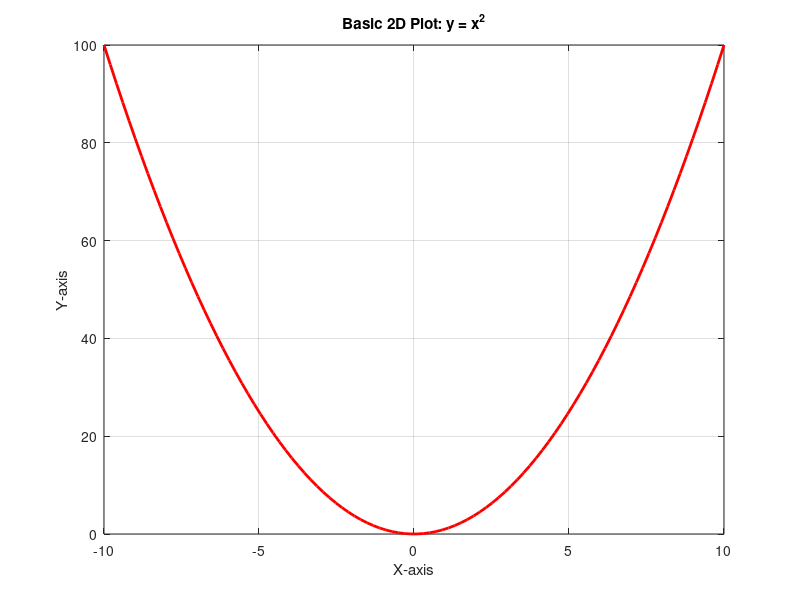
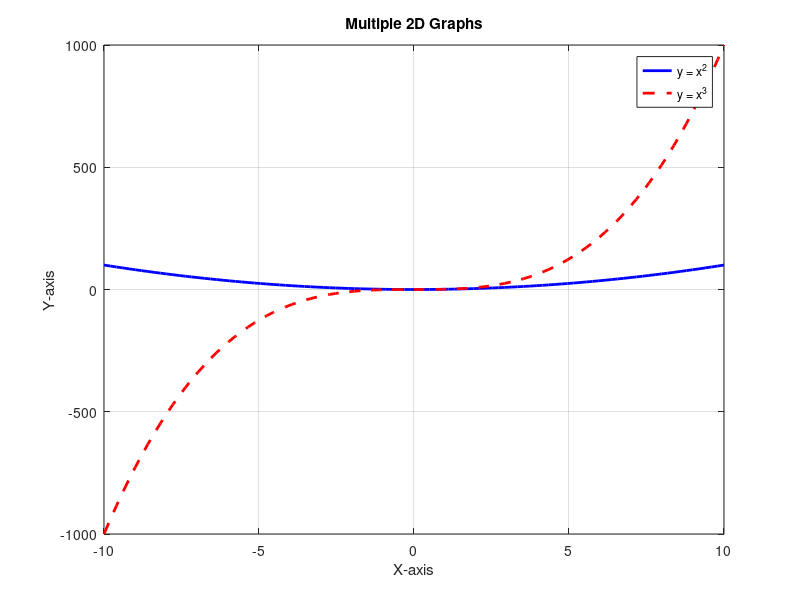
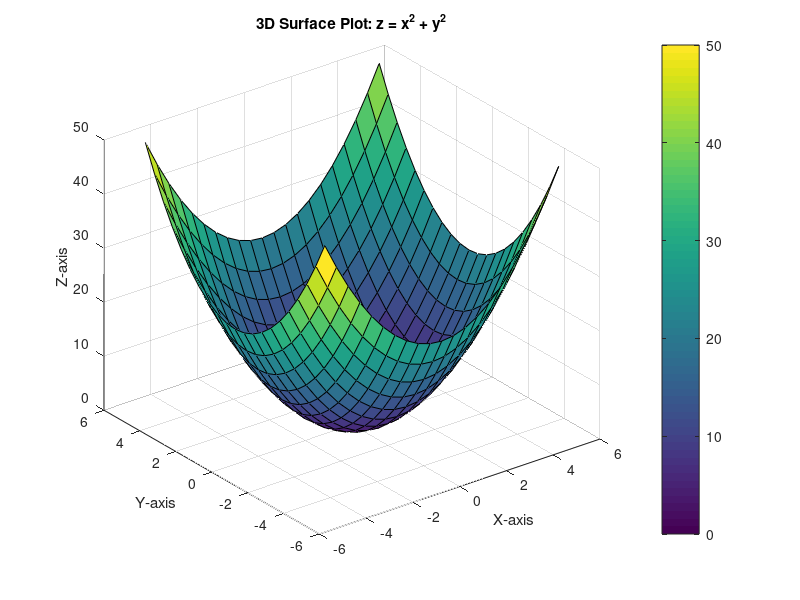
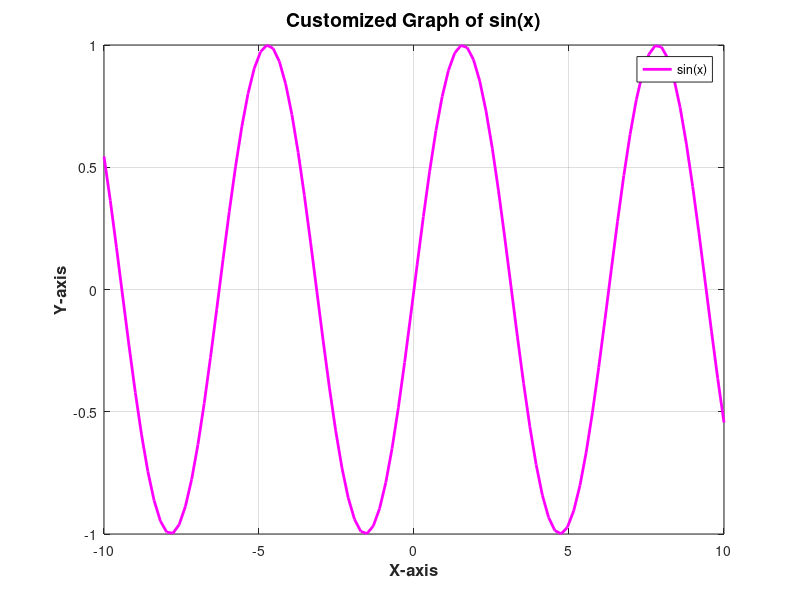

Recreate these plots in MATLAB, in order.
clc; clear; close all;
% basic 2d graph
x = linspace(-10, 10, 100); % Generate x values
y = x.^2; % Define function y = x^2

plot(x, y, 'r', 'LineWidth', 2); % Plot in red with thick line
xlabel('X-axis'); ylabel('Y-axis');
title('Basic 2D Plot: y = x^2');
grid on; % Show grid

% multiple 2d graph in one plot
x = linspace(-10, 10, 100); % Generate x values
y1 = x.^2;
y2 = x.^3;

figure;
plot(x, y1, 'b', 'LineWidth', 2); % First plot
hold on; % Keep the first plot
plot(x, y2, 'r--', 'LineWidth', 2); % Second plot in red dashed line
hold off; % Release hold

xlabel('X-axis'); ylabel('Y-axis');
legend('y = x^2', 'y = x^3');
title('Multiple 2D Graphs');
grid on;

%baisc 3d graph plot
[X, Y] = meshgrid(-5:0.5:5, -5:0.5:5); % Create grid
Z = X.^2 + Y.^2; % Define function
figure;
surf(X, Y, Z); % 3D Surface plot
xlabel('X-axis'); ylabel('Y-axis'); zlabel('Z-axis');
title('3D Surface Plot: z = x^2 + y^2');
colorbar; % Show color scale
grid on;

% 3d wireframe plot
[X, Y] = meshgrid(-5:0.5:5, -5:0.5:5);
Z = sin(sqrt(X.^2 + Y.^2));
figure;
mesh(X, Y, Z); % Wireframe plot
xlabel('X'); ylabel('Y'); zlabel('Z');
title('3D Wireframe Plot: z = sin(sqrt(x^2 + y^2))');
grid on;

%Editing Graphs (Labels, Titles, Grid, Colors)
x = linspace(-10, 10, 100);
y = sin(x);

plot(x, y, 'm', 'LineWidth', 2); % Magenta color, thick line
xlabel('X-axis', 'FontSize', 12, 'FontWeight', 'bold');
ylabel('Y-axis', 'FontSize', 12, 'FontWeight', 'bold');
title('Customized Graph of sin(x)', 'FontSize', 14);
grid on;
legend('sin(x)');

